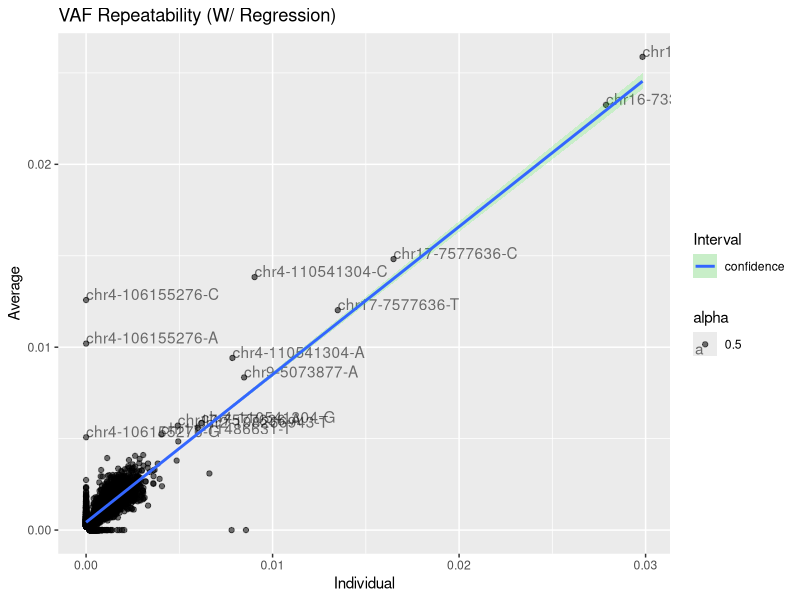
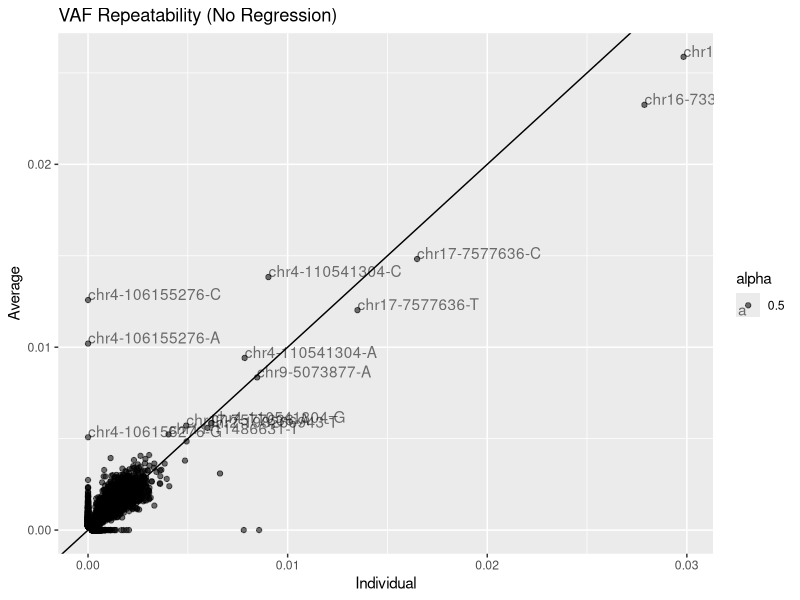

Generate these figures, in order, with R:
library(ggplot2)

# Note that this script cannot begin with a comment for some reason

setwd('/media/alex/Extra/Dropbox/Code/FERMI/varAlleleFrequency')

# This script plots the VAFs of each mutation found between two samples along with a regression
# line and 95% confidence interval in order to understand how repeatable the AFs are for the 
# same variants between samples

# cool little script that checks if ggplot2 is already installed and if not, installs it
list.of.packages <- c("ggplot2")
new.packages <- list.of.packages[!(list.of.packages %in% installed.packages()[,"Package"])]
if(length(new.packages)) install.packages(new.packages, dep=TRUE)


# read in the data
#vafs <- read.table("outputFile", header = TRUE)
vafs <- read.table("vafRepeatability.txt", header = TRUE)
sample1 <- vafs$Sample1
sample2 <- vafs$Sample2
identity <- vafs$Identity

# plot with 95% confidence interval
lm_fit  = lm(sample1 ~ sample2)
x = data.frame(vafs, predict(lm_fit, interval = 'prediction'))

# this appears to do the same as the above
# coef(lm(sample1 ~ sample2, data = vafs))
# geom_smooth(method = "lm", se = TRUE) +

p <- ggplot(x, aes(x=sample1, y=sample2, alpha=0.5, label=identity)) +
  #geom_text(aes(label=identity),hjust=0, vjust=0) + # this labels all points
  geom_text(aes(label=ifelse(sample2>0.005,as.character(identity),'')),hjust=0,vjust=0) + # this labels points above particular frequency
  #xlab('Sample 1') +
  #ylab('Sample 2') +
  xlab('Individual') +
  ylab('Average') +
  labs(title = 'VAF Repeatability (W/ Regression)') +
  geom_point() +
  geom_smooth(method = 'lm', aes(fill = 'confidence'), alpha = 0.15) +
  scale_fill_manual('Interval', values = c('green', 'blue'))
# print(p)
jpeg('output1.jpg')
print(p)
dev.off()

p <- ggplot(vafs, aes(x=sample1, y=sample2, alpha=0.5, label=identity)) +
  geom_point() +
  geom_text(aes(label=ifelse(sample2>0.005,as.character(identity),'')),hjust=0,vjust=0) + # this labels points above particular frequency
  geom_abline(intercept = 0, slope = 1) +
  #xlab('Sample 1') +
  #ylab('Sample 2') +
  xlab('Individual') +
  ylab('Average') +
  labs(title = 'VAF Repeatability (No Regression)')
# print(p)
jpeg('output2.jpg')
print(p)
dev.off()
